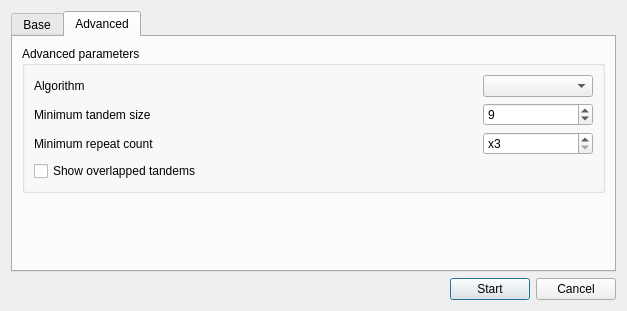
<?xml version="1.0" encoding="UTF-8"?>
<ui version="4.0">
 <class>FindTandemsDialog</class>
 <widget class="QDialog" name="FindTandemsDialog">
  <property name="windowModality">
   <enum>Qt::ApplicationModal</enum>
  </property>
  <property name="geometry">
   <rect>
    <x>0</x>
    <y>0</y>
    <width>627</width>
    <height>311</height>
   </rect>
  </property>
  <property name="windowTitle">
   <string>Find tandems</string>
  </property>
  <property name="windowIcon">
   <iconset>
    <normaloff>:/repeat_finder/repeats_image</normaloff>:/repeat_finder/repeats_image</iconset>
  </property>
  <layout class="QVBoxLayout" name="verticalLayout">
   <item>
    <widget class="QTabWidget" name="tabWidget">
     <property name="currentIndex">
      <number>1</number>
     </property>
     <widget class="QWidget" name="tab">
      <attribute name="title">
       <string>Base</string>
      </attribute>
      <layout class="QVBoxLayout" name="verticalLayout_2">
       <item>
        <widget class="QGroupBox" name="paramsBox">
         <property name="title">
          <string>Tandem finder parameters</string>
         </property>
         <layout class="QGridLayout" name="gridLayout">
          <item row="0" column="0">
           <widget class="QLabel" name="label_2">
            <property name="minimumSize">
             <size>
              <width>0</width>
              <height>0</height>
             </size>
            </property>
            <property name="text">
             <string>Tandem preset</string>
            </property>
           </widget>
          </item>
          <item row="0" column="1">
           <spacer name="horizontalSpacer_2">
            <property name="orientation">
             <enum>Qt::Horizontal</enum>
            </property>
            <property name="sizeHint" stdset="0">
             <size>
              <width>40</width>
              <height>20</height>
             </size>
            </property>
           </spacer>
          </item>
          <item row="0" column="2">
           <widget class="QComboBox" name="repeatLenComboBox">
            <property name="sizePolicy">
             <sizepolicy hsizetype="Preferred" vsizetype="Fixed">
              <horstretch>0</horstretch>
              <verstretch>0</verstretch>
             </sizepolicy>
            </property>
            <property name="minimumSize">
             <size>
              <width>0</width>
              <height>0</height>
             </size>
            </property>
            <property name="currentIndex">
             <number>-1</number>
            </property>
            <property name="sizeAdjustPolicy">
             <enum>QComboBox::AdjustToContents</enum>
            </property>
            <property name="minimumContentsLength">
             <number>10</number>
            </property>
           </widget>
          </item>
          <item row="1" column="0">
           <widget class="QLabel" name="label_4">
            <property name="text">
             <string>Min period</string>
            </property>
           </widget>
          </item>
          <item row="1" column="1">
           <spacer name="horizontalSpacer_4">
            <property name="orientation">
             <enum>Qt::Horizontal</enum>
            </property>
            <property name="sizeHint" stdset="0">
             <size>
              <width>40</width>
              <height>20</height>
             </size>
            </property>
           </spacer>
          </item>
          <item row="1" column="2">
           <widget class="QSpinBox" name="minPeriodBox">
            <property name="suffix">
             <string> n</string>
            </property>
            <property name="minimum">
             <number>1</number>
            </property>
            <property name="maximum">
             <number>1000000</number>
            </property>
           </widget>
          </item>
          <item row="2" column="0">
           <widget class="QLabel" name="label_5">
            <property name="text">
             <string>Max period</string>
            </property>
           </widget>
          </item>
          <item row="2" column="1">
           <spacer name="horizontalSpacer_5">
            <property name="orientation">
             <enum>Qt::Horizontal</enum>
            </property>
            <property name="sizeHint" stdset="0">
             <size>
              <width>40</width>
              <height>20</height>
             </size>
            </property>
           </spacer>
          </item>
          <item row="2" column="2">
           <widget class="QSpinBox" name="maxPeriodBox">
            <property name="suffix">
             <string> n</string>
            </property>
            <property name="minimum">
             <number>1</number>
            </property>
            <property name="maximum">
             <number>1000000</number>
            </property>
            <property name="value">
             <number>1000000</number>
            </property>
           </widget>
          </item>
         </layout>
        </widget>
       </item>
       <item>
        <widget class="QGroupBox" name="regionBox">
         <property name="title">
          <string>Region to process</string>
         </property>
         <layout class="QHBoxLayout" name="horizontalLayout_2">
          <item>
           <layout class="QHBoxLayout" name="rangeSelectorLayout"/>
          </item>
         </layout>
        </widget>
       </item>
       <item>
        <widget class="QWidget" name="annotationsWidget" native="true">
         <property name="sizePolicy">
          <sizepolicy hsizetype="Expanding" vsizetype="Expanding">
           <horstretch>0</horstretch>
           <verstretch>0</verstretch>
          </sizepolicy>
         </property>
         <property name="minimumSize">
          <size>
           <width>0</width>
           <height>0</height>
          </size>
         </property>
        </widget>
       </item>
       <item>
        <spacer name="verticalSpacer">
         <property name="orientation">
          <enum>Qt::Vertical</enum>
         </property>
         <property name="sizeHint" stdset="0">
          <size>
           <width>20</width>
           <height>357</height>
          </size>
         </property>
        </spacer>
       </item>
      </layout>
     </widget>
     <widget class="QWidget" name="tab_2">
      <attribute name="title">
       <string>Advanced</string>
      </attribute>
      <layout class="QVBoxLayout" name="verticalLayout_3">
       <item>
        <widget class="QGroupBox" name="groupBox">
         <property name="title">
          <string>Advanced parameters</string>
         </property>
         <layout class="QGridLayout" name="gridLayout_2">
          <item row="0" column="1">
           <spacer name="horizontalSpacer_6">
            <property name="orientation">
             <enum>Qt::Horizontal</enum>
            </property>
            <property name="sizeHint" stdset="0">
             <size>
              <width>40</width>
              <height>20</height>
             </size>
            </property>
           </spacer>
          </item>
          <item row="2" column="2">
           <widget class="QSpinBox" name="minRepeatsBox">
            <property name="prefix">
             <string>x</string>
            </property>
            <property name="minimum">
             <number>3</number>
            </property>
            <property name="maximum">
             <number>1000000000</number>
            </property>
           </widget>
          </item>
          <item row="3" column="0">
           <widget class="QCheckBox" name="overlappedTandemsCheckBox">
            <property name="text">
             <string>Show overlapped tandems</string>
            </property>
           </widget>
          </item>
          <item row="1" column="0">
           <widget class="QLabel" name="label_8">
            <property name="text">
             <string>Minimum tandem size</string>
            </property>
           </widget>
          </item>
          <item row="0" column="2">
           <widget class="QComboBox" name="algoComboBox">
            <property name="sizeAdjustPolicy">
             <enum>QComboBox::AdjustToContents</enum>
            </property>
            <property name="minimumContentsLength">
             <number>10</number>
            </property>
           </widget>
          </item>
          <item row="1" column="1">
           <spacer name="horizontalSpacer_7">
            <property name="orientation">
             <enum>Qt::Horizontal</enum>
            </property>
            <property name="sizeHint" stdset="0">
             <size>
              <width>40</width>
              <height>20</height>
             </size>
            </property>
           </spacer>
          </item>
          <item row="1" column="2">
           <widget class="QSpinBox" name="minTandemSizeBox">
            <property name="minimum">
             <number>3</number>
            </property>
            <property name="maximum">
             <number>1000000000</number>
            </property>
            <property name="value">
             <number>9</number>
            </property>
           </widget>
          </item>
          <item row="0" column="0">
           <widget class="QLabel" name="label_6">
            <property name="text">
             <string>Algorithm</string>
            </property>
           </widget>
          </item>
          <item row="2" column="1">
           <spacer name="horizontalSpacer_10">
            <property name="orientation">
             <enum>Qt::Horizontal</enum>
            </property>
            <property name="sizeHint" stdset="0">
             <size>
              <width>40</width>
              <height>20</height>
             </size>
            </property>
           </spacer>
          </item>
          <item row="2" column="0">
           <widget class="QLabel" name="label_9">
            <property name="text">
             <string>Minimum repeat count</string>
            </property>
           </widget>
          </item>
         </layout>
        </widget>
       </item>
       <item>
        <spacer name="verticalSpacer_2">
         <property name="orientation">
          <enum>Qt::Vertical</enum>
         </property>
         <property name="sizeHint" stdset="0">
          <size>
           <width>20</width>
           <height>24</height>
          </size>
         </property>
        </spacer>
       </item>
      </layout>
     </widget>
    </widget>
   </item>
   <item>
    <layout class="QHBoxLayout" name="horizontalLayout">
     <item>
      <widget class="QLabel" name="label">
       <property name="text">
        <string/>
       </property>
      </widget>
     </item>
     <item>
      <widget class="QLabel" name="statusLabel">
       <property name="text">
        <string/>
       </property>
      </widget>
     </item>
     <item>
      <spacer name="horizontalSpacer">
       <property name="orientation">
        <enum>Qt::Horizontal</enum>
       </property>
       <property name="sizeHint" stdset="0">
        <size>
         <width>40</width>
         <height>20</height>
        </size>
       </property>
      </spacer>
     </item>
     <item>
      <widget class="QPushButton" name="startButton">
       <property name="text">
        <string>Start</string>
       </property>
       <property name="default">
        <bool>true</bool>
       </property>
      </widget>
     </item>
     <item>
      <widget class="QPushButton" name="cancelButton">
       <property name="text">
        <string>Cancel</string>
       </property>
      </widget>
     </item>
    </layout>
   </item>
  </layout>
 </widget>
 <resources/>
 <connections>
  <connection>
   <sender>startButton</sender>
   <signal>clicked()</signal>
   <receiver>FindTandemsDialog</receiver>
   <slot>accept()</slot>
   <hints>
    <hint type="sourcelabel">
     <x>540</x>
     <y>337</y>
    </hint>
    <hint type="destinationlabel">
     <x>273</x>
     <y>270</y>
    </hint>
   </hints>
  </connection>
  <connection>
   <sender>cancelButton</sender>
   <signal>clicked()</signal>
   <receiver>FindTandemsDialog</receiver>
   <slot>reject()</slot>
   <hints>
    <hint type="sourcelabel">
     <x>623</x>
     <y>337</y>
    </hint>
    <hint type="destinationlabel">
     <x>273</x>
     <y>270</y>
    </hint>
   </hints>
  </connection>
  <connection>
   <sender>repeatLenComboBox</sender>
   <signal>activated(int)</signal>
   <receiver>FindTandemsDialog</receiver>
   <slot>presetSelected(int)</slot>
   <hints>
    <hint type="sourcelabel">
     <x>613</x>
     <y>53</y>
    </hint>
    <hint type="destinationlabel">
     <x>344</x>
     <y>298</y>
    </hint>
   </hints>
  </connection>
  <connection>
   <sender>minPeriodBox</sender>
   <signal>valueChanged(int)</signal>
   <receiver>FindTandemsDialog</receiver>
   <slot>minPeriodChanged(int)</slot>
   <hints>
    <hint type="sourcelabel">
     <x>564</x>
     <y>73</y>
    </hint>
    <hint type="destinationlabel">
     <x>324</x>
     <y>0</y>
    </hint>
   </hints>
  </connection>
  <connection>
   <sender>maxPeriodBox</sender>
   <signal>valueChanged(int)</signal>
   <receiver>FindTandemsDialog</receiver>
   <slot>maxPeriodChanged(int)</slot>
   <hints>
    <hint type="sourcelabel">
     <x>583</x>
     <y>96</y>
    </hint>
    <hint type="destinationlabel">
     <x>388</x>
     <y>3</y>
    </hint>
   </hints>
  </connection>
  <connection>
   <sender>algoComboBox</sender>
   <signal>currentIndexChanged(int)</signal>
   <receiver>FindTandemsDialog</receiver>
   <slot>customization()</slot>
   <hints>
    <hint type="sourcelabel">
     <x>544</x>
     <y>148</y>
    </hint>
    <hint type="destinationlabel">
     <x>237</x>
     <y>151</y>
    </hint>
   </hints>
  </connection>
  <connection>
   <sender>minTandemSizeBox</sender>
   <signal>editingFinished()</signal>
   <receiver>FindTandemsDialog</receiver>
   <slot>customization()</slot>
   <hints>
    <hint type="sourcelabel">
     <x>558</x>
     <y>175</y>
    </hint>
    <hint type="destinationlabel">
     <x>342</x>
     <y>176</y>
    </hint>
   </hints>
  </connection>
  <connection>
   <sender>minRepeatsBox</sender>
   <signal>editingFinished()</signal>
   <receiver>FindTandemsDialog</receiver>
   <slot>customization()</slot>
   <hints>
    <hint type="sourcelabel">
     <x>558</x>
     <y>197</y>
    </hint>
    <hint type="destinationlabel">
     <x>235</x>
     <y>201</y>
    </hint>
   </hints>
  </connection>
  <connection>
   <sender>maxPeriodBox</sender>
   <signal>editingFinished()</signal>
   <receiver>FindTandemsDialog</receiver>
   <slot>customization()</slot>
   <hints>
    <hint type="sourcelabel">
     <x>544</x>
     <y>98</y>
    </hint>
    <hint type="destinationlabel">
     <x>238</x>
     <y>97</y>
    </hint>
   </hints>
  </connection>
  <connection>
   <sender>minPeriodBox</sender>
   <signal>editingFinished()</signal>
   <receiver>FindTandemsDialog</receiver>
   <slot>customization()</slot>
   <hints>
    <hint type="sourcelabel">
     <x>547</x>
     <y>70</y>
    </hint>
    <hint type="destinationlabel">
     <x>336</x>
     <y>70</y>
    </hint>
   </hints>
  </connection>
 </connections>
 <slots>
  <slot>presetSelected(int)</slot>
  <slot>minPeriodChanged(int)</slot>
  <slot>maxPeriodChanged(int)</slot>
  <slot>customization()</slot>
 </slots>
</ui>
